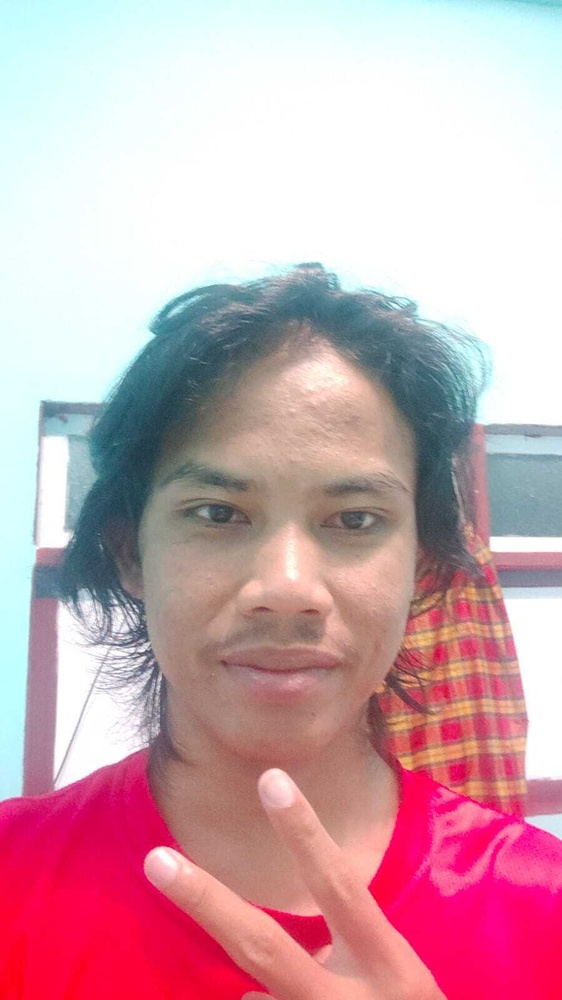
#> input picture alex.jpg, 562 x 1000 px, shrunk from 900 x 1600 before the run
$ python Low_Pass.py
#> lines starting #> are read from the running program, lines starting #| are printed output that depends on the picture
import numpy as np
import cv2
from matplotlib import pyplot as plt

img = cv2.imread('alex.jpg',0)
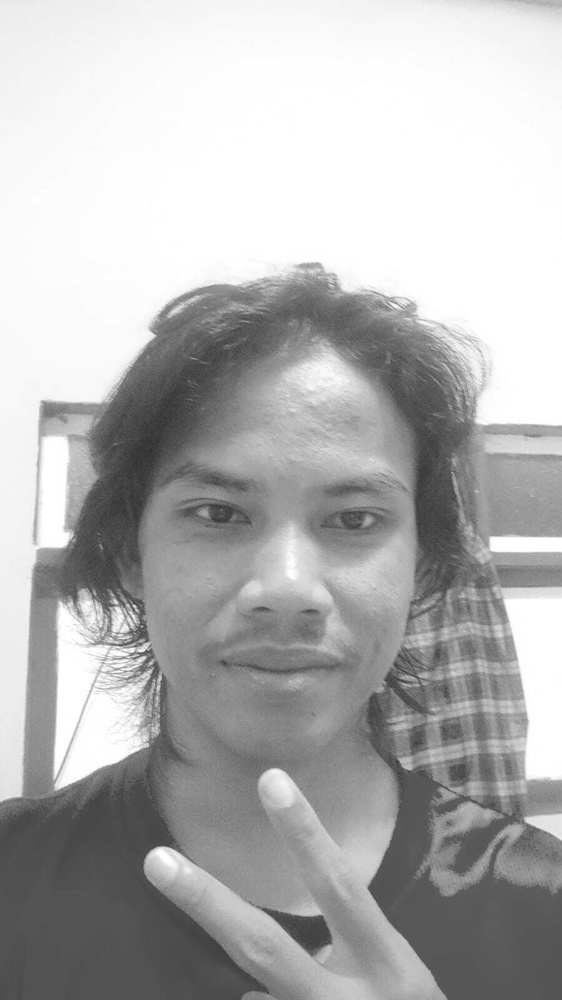
#> img: shape (1000, 562); min 42, max 255, mean 178.6
dft = cv2.dft(np.float32(img),flags = cv2.DFT_COMPLEX_OUTPUT)
dft_shift = np.fft.fftshift(dft)
magnitude_spectrum = 20*np.log(cv2.magnitude(dft_shift[:,:,0],dft_shift[:,:,1]))
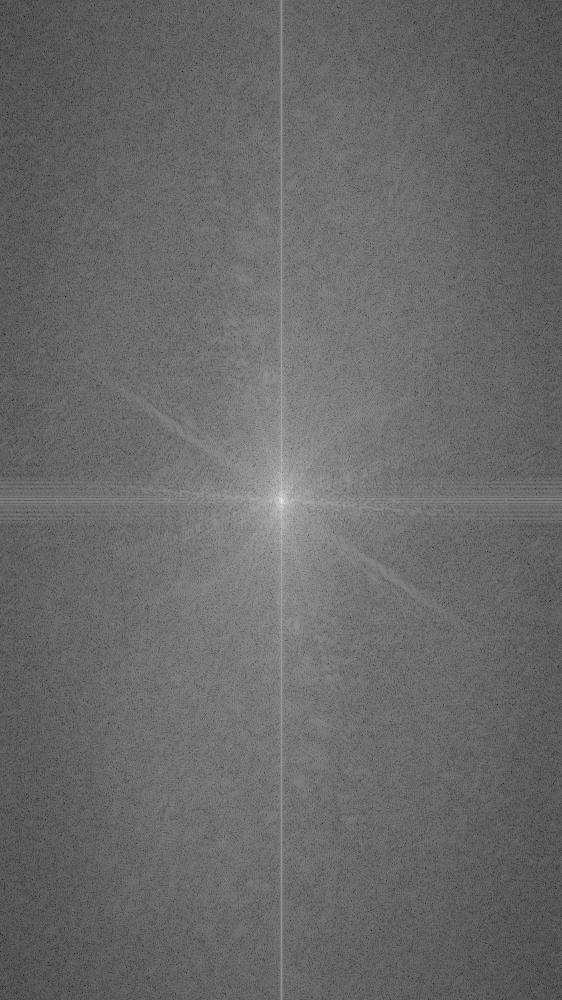
#> magnitude_spectrum: shape (1000, 562) float32; min -3.75, max 368.5, mean 150.8; drawn with min black and max white
rows, cols = img.shape
#> rows = 1000; cols = 562
crow,ccol = int(rows/2) , int(cols/2)
#> crow = 500; ccol = 281
# create a mask first, center square is 1, remaining all zeros
mask = np.zeros((rows,cols,2),np.uint8)
mask[crow-30:crow+30, ccol-30:ccol+30] = 1
# apply mask and inverse DFT
fshift = dft_shift*mask
f_ishift = np.fft.ifftshift(fshift)
img_back = cv2.idft(f_ishift)
img_back = cv2.magnitude(img_back[:,:,0],img_back[:,:,1])
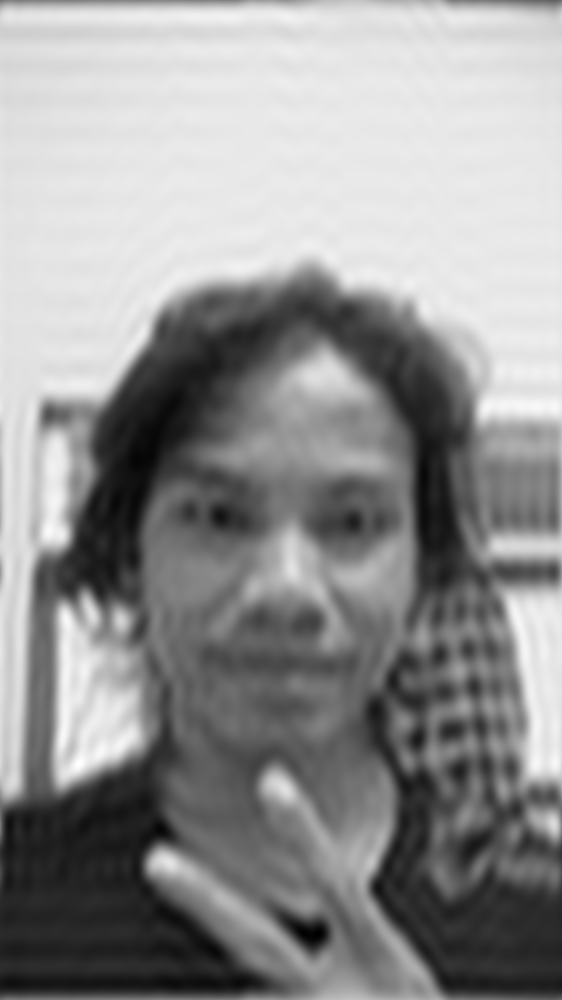
#> img_back: shape (1000, 562) float32; min 27786036, max 154367008, mean 100381240; drawn with min black and max white
plt.subplot(121),plt.imshow(img, cmap = 'gray')
plt.title('Input Image'), plt.xticks([]), plt.yticks([])
plt.subplot(122),plt.imshow(img_back, cmap = 'gray')
plt.title('Magnitude Spectrum'), plt.xticks([]), plt.yticks([])
plt.show()
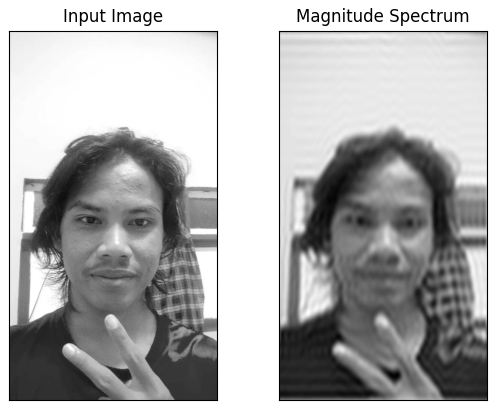
#> figure drawn by matplotlib, 2 panels
